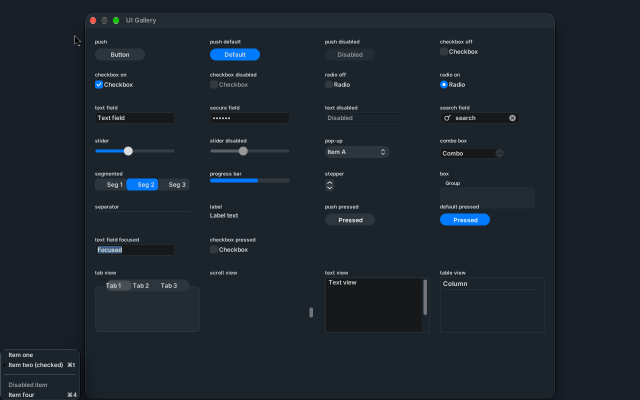
#> input picture uitest/refs/menu_bsd.png, 1280 x 800 px (shown at 1/2 size)
$ python compare.py ../refs/menu_bsd.png ../refs/rows.png ../refs/rows.png out.png
#> lines starting #> are read from the running program, lines starting #| are printed output that depends on the picture
#!/usr/bin/env python3
"""Per-control side-by-side of the gallery rendered on macOS (AppKit) and BSD (GNUstep on wsd).
usage: compare.py MAC.png BSD_SCREEN.png MANIFEST OUT.png   (prints a table of mean absolute differences per control)"""
import sys
from PIL import Image, ImageChops, ImageDraw
mac = Image.open(sys.argv[1]).convert("RGBA"); bsd = Image.open(sys.argv[2]).convert("RGB")
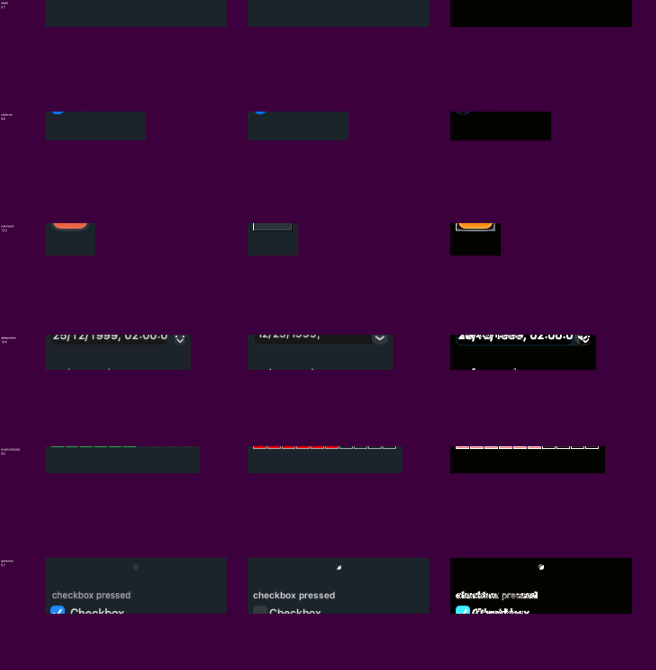
#> input picture uitest/refs/rows.png, 1312 x 1339 px (shown at 1/2 size)
#> further down, bsd is the input picture: PIL image 1312x1339 RGB; mean R, G, B 53.4, 6.1, 55
bbox = mac.split()[3].point(lambda a: 255 if a > 250 else 0).getbbox(); mac = mac.crop(bbox) if bbox else mac
#> after `bbox = mac.split()[3].point(lambda a: 255 if a > 250 else 0).getbbox()`: bbox = (0, 0, 1280, 800)
W, H = mac.size
#> W = 1280; H = 800
bg = Image.new("RGBA", mac.size, (0, 0, 0, 255)); bg.alpha_composite(mac); macrgb = bg.convert("RGB")
#> further down, macrgb is the input picture: PIL image 1280x800 RGB; mean R, G, B 29.1, 37.4, 45.6
px = bsd.load(); sw, sh = bsd.size
#> after `sw, sh = bsd.size`: sw = 1312; sh = 1339
tb = macrgb.load()[W // 2, 20]
#> tb = (24, 29, 39)
def near(c): return all(abs(c[i] - tb[i]) <= 6 for i in range(3))
best = None
for y in range(0, sh - 40):
    run = 0; start = 0; found = None
    for x in range(sw):
        if near(px[x, y]):
            if run == 0: start = x
            run += 1
        else:
            if W - 80 <= run <= W + 10: found = start
            run = 0
    if W - 80 <= run <= W + 10: found = start
    if found is not None:                                       # a run as wide as the window (the menu bar spans the whole screen and is skipped)
        start = found
        while y > 0 and near(px[start + 100, y - 1]): y -= 1
        x0 = start
        while x0 > 0 and near(px[x0 - 1, y + 28]): x0 -= 1
        best = (x0 - 1, y - 1); break
if not best: best = ((sw - W) // 2, (sh - H) // 2)
#> best = (16, 269)
crop = bsd.crop((best[0], best[1], best[0] + W, best[1] + H))
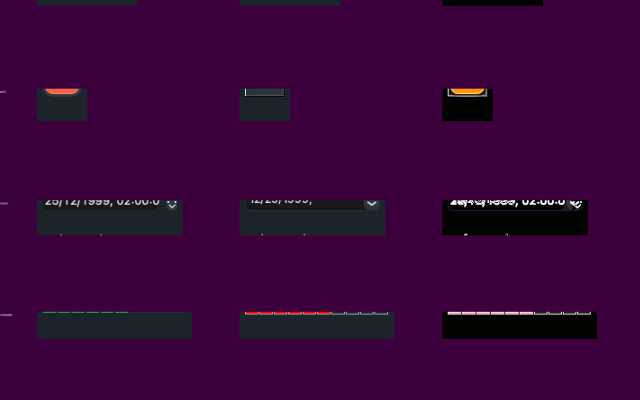
#> crop: PIL image 1280x800 RGB (shown at 1/2 size); mean R, G, B 56, 4.4, 56.7
#> (the run stopped early here; a loop or call above may not have finished)
